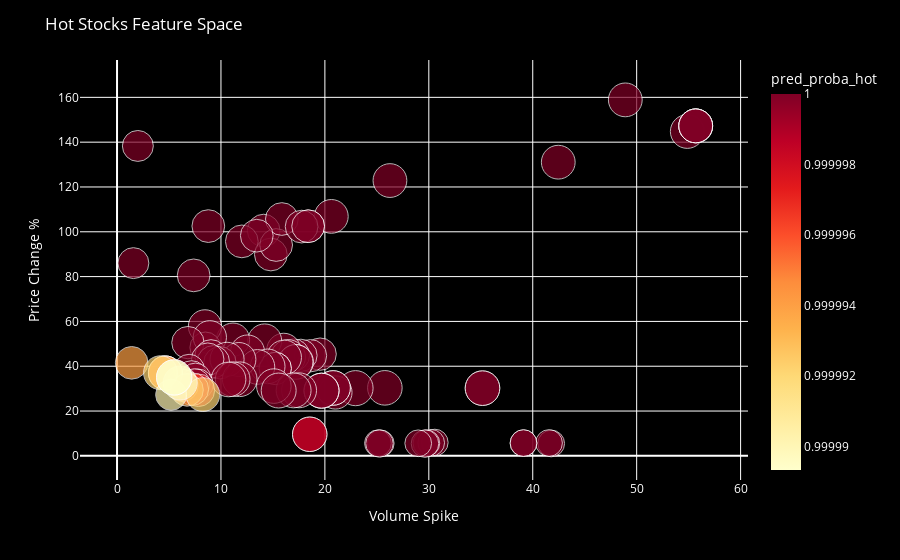

Notebook code for this chart:
### Code cell
fig_bubble = px.scatter(
    df_top.head(100),  # top 100 predicted hot stocks
    x="VolumeSpike",
    y="regularMarketChangePercent",
    size="log_volume",
    color="pred_proba_hot",
    hover_name="symbol",
    hover_data=["date", "regularMarketPrice", "log_marketCap"],
    color_continuous_scale="YlOrRd",
    size_max=25
)

fig_bubble.update_layout(
    title="Hot Stocks Feature Space",
    xaxis_title="Volume Spike",
    yaxis_title="Price Change %",
    plot_bgcolor='black',
    paper_bgcolor='black',
    font_color='white'
)

chart_path = os.path.join(OUTPUT_DIR, f"hot_stocks_feature_space.html")
fig_bubble.write_html(chart_path, include_plotlyjs='cdn')

### Figure 1 — Plotly figure (JSON) as saved in the notebook; plotly's stock layout.template omitted (floating-point values rounded to 4 significant figures; data arrays with more than 128 entries replaced by an {"elided": "..."} marker saying what was removed)
{"data": [{"customdata": {"elided": "100x3 mixed values"}, "hovertemplate": "<b>%{hovertext}</b><br><br>VolumeSpike=%{x}<br>regularMarketChangePercent=%{y}<br>log_volume=%{marker.size}<br>date=%{customdata[0]}<br>regularMarketPrice=%{customdata[1]}<br>log_marketCap=%{customdata[2]}<br>pred_proba_hot=%{marker.color}<extra></extra>", "hovertext": ["WVE", "GPCR", "WVE", "GPCR", "WVE", "GPCR", "WVE", "WVE", "THH", "WVE", "WVE", "WVE", "NBY", "GPCR", "GPCR", "WVE", "GPCR", "WVE", "GPCR", "GPCR", "GPCR", "TWO-PA", "TWO-PA", "FOLD", "FOLD", "TWO-PA", "TWO-PA", "NBY", "THH", "PLAB", "PLAB", "FOLD", "TWO-PB", "PLAB", "TWO-PB", "PLAB", "TWO-PB", "TWO-PB", "TWO-PA", "DBRG", "DBRG", "FOLD", "DJT", "DJT", "DJT", "DJT", "OS", "HYMC", "FOLD", "FOLD", "HYMC", "PLAB", "PLAB", "TWO-PA", "RGC", "DBRG", "TWO-PA", "CFLT", "CFLT", "CFLT", "TWO-PA", "HYMC", "DJT", "DJT", "CFLT", "KYMR", "DBRG", "KYMR", "CFLT", "KYMR", "KYMR", "DBRG", "KYMR", "FOLD", "PLAB", "CFLT", "RGC", "DJT", "DJT", "RGC", "RGC", "DJT", "RGC", "RGC", "DBRG", "DBRG", "CGON", "CGON", "CGON", "TERN", "TERN", "TERN", "PRAX", "CGON", "TERN", "WRBY", "RGC", "DBRG", "PL", "PL"], "legendgroup": "", "marker": {"color": [1.0, 1.0, 1.0, 1.0, 1.0, 1.0, 1.0, 1.0, 1.0, 1.0, 1.0, 1.0, 1.0, 1.0, 1.0, 1.0, 1.0, 1.0, 1.0, 1.0, 1.0, 1.0, 1.0, 1.0, 1.0, 1.0, 1.0, 1.0, 1.0, 1.0, 1.0, 1.0, 1.0, 1.0, 1.0, 1.0, 1.0, 1.0, 1.0, 1.0, 1.0, 1.0, 1.0, 1.0, 1.0, 1.0, 1.0, 1.0, 1.0, 1.0, 1.0, 1.0, 1.0, 1.0, 1.0, 1.0, 1.0, 1.0, 1.0, 1.0, 1.0, 1.0, 1.0, 1.0, 1.0, 1.0, 1.0, 1.0, 1.0, 1.0, 1.0, 1.0, 1.0, 1.0, 1.0, 1.0, 1.0, 1.0, 1.0, 1.0, 1.0, 1.0, 1.0, 1.0, 1.0, 1.0, 1.0, 1.0, 1.0, 1.0, 1.0, 1.0, 1.0, 1.0, 1.0, 1.0, 1.0, 1.0, 1.0, 1.0], "coloraxis": "coloraxis", "size": [14.76, 13.87, 14.76, 13.87, 14.76, 13.87, 14.76, 14.76, 12.38, 14.76, 14.76, 14.76, 13.88, 13.87, 13.87, 14.76, 13.87, 14.76, 13.87, 13.87, 13.87, 9.233, 9.233, 15.48, 15.48, 9.233, 9.233, 13.88, 12.38, 13.57, 13.57, 15.48, 9.193, 13.57, 9.193, 13.57, 9.193, 9.818, 9.233, 15.01, 15.01, 15.92, 15.57, 15.57, 15.57, 15.57, 14.33, 14.34, 15.48, 15.48, 14.34, 13.57, 13.57, 9.233, 12.46, 15.01, 9.233, 15.8, 15.8, 15.8, 9.736, 14.34, 15.57, 15.57, 15.8, 13.53, 15.01, 13.53, 15.8, 13.53, 13.53, 15.01, 13.53, 15.48, 13.57, 15.8, 12.31, 15.57, 15.57, 12.31, 12.31, 15.57, 12.31, 12.31, 15.36, 15.36, 13.7, 13.7, 13.7, 14.88, 14.88, 14.88, 13.79, 13.7, 14.88, 14.79, 12.42, 15.01, 16.18, 16.18], "sizemode": "area", "sizeref": 0.02588, "symbol": "circle"}, "mode": "markers", "name": "", "orientation": "v", "showlegend": false, "type": "scatter", "x": [55.68, 14.11, 54.87, 12.01, 48.91, 14.8, 55.68, 20.62, 2.004, 55.68, 55.68, 42.46, 8.784, 18.39, 15.31, 26.26, 15.86, 55.68, 17.76, 18.39, 13.45, 41.78, 41.57, 35.16, 35.16, 39.11, 39.11, 7.373, 1.574, 19.54, 18.61, 25.77, 30.58, 17.69, 30.23, 16.97, 29.77, 29.63, 28.98, 16.04, 14.21, 22.95, 16.46, 17.23, 17.18, 16.08, 21.01, 11.16, 20.79, 20.79, 8.46, 15.22, 15.22, 25.38, 8.503, 12.56, 25.1, 19.68, 19.68, 19.68, 25.25, 8.929, 14.5, 13.51, 17.52, 6.821, 11.72, 9.041, 16.99, 9.901, 9.901, 10.59, 9.272, 15.09, 8.729, 15.55, 6.934, 11.8, 11.13, 7.172, 7.536, 10.73, 7.781, 7.463, 18.54, 18.54, 7.829, 7.248, 6.263, 4.654, 4.654, 4.649, 1.407, 6.735, 4.185, 8.256, 5.207, 6.078, 5.499, 5.499], "xaxis": "x", "y": [147.3, 100.5, 144.8, 95.72, 158.9, 89.86, 147.3, 106.9, 138.3, 147.3, 147.3, 131.1, 102.5, 102.5, 94.1, 122.9, 105.7, 147.3, 102.3, 102.5, 98.26, 5.518, 5.733, 30.21, 30.21, 5.69, 5.69, 80.55, 86.02, 45.39, 44.69, 30.35, 5.947, 44.84, 5.817, 44.96, 5.654, 5.466, 5.603, 47.12, 51.29, 30.21, 44.13, 41.93, 41.93, 43.93, 28.3, 51.86, 30.3, 30.3, 57.77, 39.0, 39.0, 5.56, 48.35, 46.35, 5.608, 29.08, 29.08, 29.08, 5.518, 52.92, 39.94, 39.68, 29.26, 50.53, 42.99, 44.64, 29.22, 41.55, 41.55, 43.09, 42.01, 31.13, 43.17, 29.15, 38.44, 34.19, 34.22, 35.59, 34.52, 34.1, 31.9, 32.04, 9.626, 9.626, 29.26, 29.78, 31.48, 37.02, 37.02, 37.02, 41.52, 29.43, 37.09, 27.35, 27.26, 32.51, 35.01, 35.01], "yaxis": "y"}], "layout": {"coloraxis": {"colorbar": {"title": {"text": "pred_proba_hot"}}, "colorscale": [[0, "rgb(255,255,204)"], [0.125, "rgb(255,237,160)"], [0.25, "rgb(254,217,118)"], [0.375, "rgb(254,178,76)"], [0.5, "rgb(253,141,60)"], [0.625, "rgb(252,78,42)"], [0.75, "rgb(227,26,28)"], [0.875, "rgb(189,0,38)"], [1, "rgb(128,0,38)"]]}, "font": {"color": "white"}, "legend": {"itemsizing": "constant", "tracegroupgap": 0}, "margin": {"t": 60}, "paper_bgcolor": "black", "plot_bgcolor": "black", "title": {"text": "Hot Stocks Feature Space"}, "xaxis": {"anchor": "y", "domain": [0, 1], "title": {"text": "Volume Spike"}}, "yaxis": {"anchor": "x", "domain": [0, 1], "title": {"text": "Price Change %"}}}}
